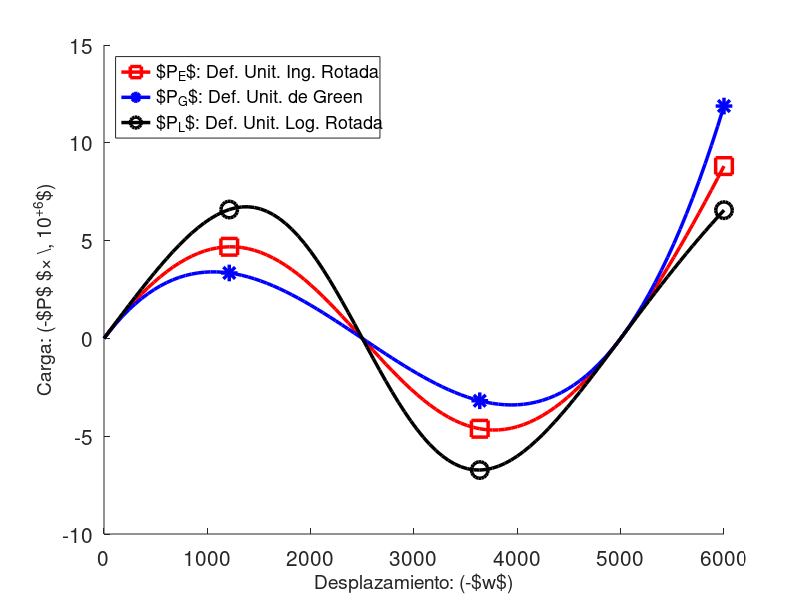

This chart was generated by the following MATLAB code:
%% Medidas de Deformacion No-Lineales %% Grafica de Resultados de Seccion 2.3
clc, clear all, close all

% Parametros de la Estructura
x  = 2500; z = 2500;
A0 = 100 ; E = 5e5 ;

% Calculo longitud incial barra
l0 = sqrt(z^2+x^2);

% Se define q para las distintas medidas de deformacion
PE = @(w) E*A0*(z+w).*(sqrt((w+z).^2+x^2)-l0)./(l0*sqrt((w+z).^2+x^2));
PG = @(w) E*A0*(z+w).*(2*z*w+w.^2)/(2*l0^3);
PL = @(w) E*A0*l0*(z+w).*log(sqrt((z+w).^2+x^2)/l0)./((z+w).^2+x^2);

% Se define rango de valores de w para graficar
w = linspace(-6000,0,100);  wref1=w(40); wref2=w(80); wref3=w(1);

% Se grafica
ms=12; lw=2.5;
figure, hold on
plot(-wref1,-PE(wref1)/1e6,'s-r','markersize',ms,'linewidth',lw)
plot(-wref1,-PG(wref1)/1e6,'*-b','markersize',ms,'linewidth',lw)
plot(-wref1,-PL(wref1)/1e6,'o-k','markersize',ms,'linewidth',lw)

plot(-wref2,-PE(wref2)/1e6,'s-r','markersize',ms,'linewidth',lw)
plot(-wref2,-PG(wref2)/1e6,'*-b','markersize',ms,'linewidth',lw)
plot(-wref2,-PL(wref2)/1e6,'o-k','markersize',ms,'linewidth',lw)

plot(-wref3,-PE(wref3)/1e6,'s-r','markersize',ms,'linewidth',lw)
plot(-wref3,-PG(wref3)/1e6,'*-b','markersize',ms,'linewidth',lw)
plot(-wref3,-PL(wref3)/1e6,'o-k','markersize',ms,'linewidth',lw)

plot(-w,-PE(w)/1e6,'-r','markersize',ms,'linewidth',lw)
plot(-w,-PG(w)/1e6,'-b','markersize',ms,'linewidth',lw)
plot(-w,-PL(w)/1e6,'-k','markersize',ms,'linewidth',lw)
legend('$P_E$: Def. Unit. Ing. Rotada','$P_G$: Def. Unit. de Green','$P_L$: Def. Unit. Log. Rotada','location','NorthWest')
labx=xlabel('Desplazamiento: (-$w$)'); laby=ylabel('Carga: (-$P$ $\times \, 10^{+6}$)')
%~ set(gca, 'linewidth', 2, 'fontsize', 15 )
set(gca, 'fontsize', 15 )

copied_legend = findobj(gcf(),"type","axes","Tag","legend");
set(copied_legend, "FontSize", 13);
set(labx, "FontSize", 14);
set(laby, "FontSize", 14);

print( 'nonlindef','-depslatex') ;

